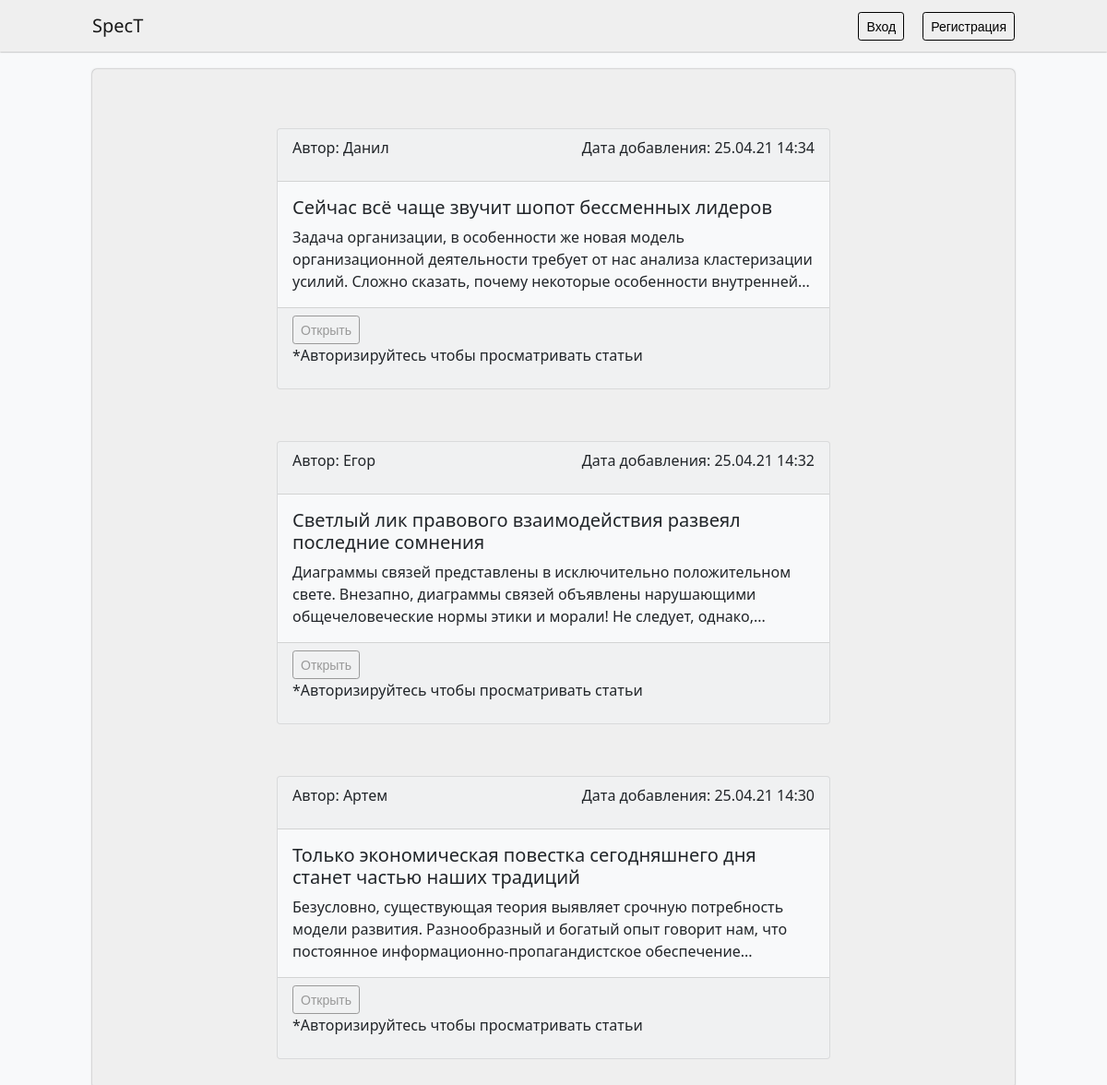
Page /post on the committed database.
### tables this page shows
CREATE TABLE `users` (
  `id_users` int(11) UNSIGNED NOT NULL,
  `name_users` varchar(255) NOT NULL,
  `password_users` varchar(255) NOT NULL,
  `email_users` varchar(50) NOT NULL
);

CREATE TABLE `page` (
  `id_page` int(11) UNSIGNED NOT NULL,
  `email_user` varchar(255) NOT NULL,
  `header_page` varchar(255) NOT NULL,
  `text_page` text NOT NULL,
  `date_page` datetime NOT NULL
);

### config/routes.php (called while the page is built)
<?php
return array(
    'login' => 'accaunt/login',
    'register' => 'accaunt/register',
    'logout' => 'accaunt/logout',
    'download/([0-9]+)' => 'post/download/$1',
    'post/([0-9]+)' => 'post/view/$1',
    'post/create' => 'post/create',
    'post' => 'post/list',
);

### controllers/PostController.php (called while the page is built, shortened)
<?php
include_once ROOT . '/models/Posts.php';
class PostController {
    public function actionList() {
        $postsList = Posts::getPostsList();
        require_once( ROOT . '/views/posts/index.php' );
        return true;
    }
}

### index.php (called while the page is built, shortened)
<?php
require_once( ROOT.'/components/Router.php' );
$router = new Router();
$router->run();

### models/Posts.php (called while the page is built, shortened)
<?php
class Posts {
    public static function getPostsList() {
        $db = Db::getCannection();
        $list = array();
        $sql = "SELECT id_page, name_users, header_page, text_page, date_page FROM Users, Page WHERE Users.email_users = Page.email_user ORDER BY date_page DESC";
        $query = $db->query( $sql );
        $i = 0;
        while( $row = $query->fetch() ) {
            $list[$i]['id'] = $row['id_page'];
            $list[$i]['name'] = $row['name_users'];
            $list[$i]['header'] = $row['header_page'];
            $list[$i]['text'] = $row['text_page'];
            if ( mb_strlen( $list[$i]['text'] ) > 180 ) {
                $list[$i]['shorttext'] = mb_strimwidth( $list[$i]['text'], 0, 180 );
                $list[$i]['shorttext'] = rtrim( $list[$i]['shorttext'], "!,.-" );
                $list[$i]['shorttext'] = substr( $list[$i]['shorttext'], 0, strrpos( $list[$i]['shorttext'], ' ' ) );
                $list[$i]['shorttext'] = $list[$i]['shorttext'] . "...";
            } else {
                $list[$i]['shorttext'] = $list[$i]['text'];
            }
            $list[$i]['date'] = date( "d.m.y H:i", strtotime( $row['date_page'] ) );
            $i++;
        }
        return $list;
    }
}

### views/posts/index.php (the view, shortened to what this page needs)
<!DOCTYPE html>
<html lang="ru">
<head>
    <link href="https://cdn.jsdelivr.net/npm/bootstrap@5.0.0-beta2/dist/css/bootstrap.min.css" rel="stylesheet">
    <link rel="stylesheet" href="/template/css/index.css">
</head>
<body>
    <?php if(isset($email)): ?>
    <nav class="navbar fixed-top navbar-expand-lg navbar-light" style="background-color: #efefef;">
        <a class="navbar-brand" href="/post"><?= $email; ?></a>
        <ul class="navbar-nav">
            <li class="nav-item">
                <a class="btn btn-sm align-middle btn-outline-secondary" href="/post/create">Добавить статью</a>
            </li>
            <li class="nav-item">
                <a class="btn btn-sm align-middle btn-outline-secondary" href="/logout">Выход</a>
            </li>
        </ul>
    </nav>
    <?php else: ?>
    <nav class="navbar fixed-top navbar-expand-lg navbar-light" style="background-color: #efefef;">
        <a class="navbar-brand" href="/post">SpecT</a>
        <ul class="navbar-nav">
            <li class="nav-item">
                <a class="btn btn-sm align-middle btn-outline-secondary" href="/login">Вход</a>
            </li>
            <li class="nav-item">
                <a class="btn btn-sm align-middle btn-outline-secondary" href="/register">Регистрация</a>
            </li>
        </ul>
    </nav>
    <?php endif; ?>
    <main class="main">
        <?php foreach($postsList as $item): ?>
        <div class="card text-dark bg-light mb-3">
            <div class="card-header">
                <p>Автор: <?= $item['name']; ?></p>
                <p class="date">Дата добавления: <?= $item['date']; ?></p>
            </div>
            <div class="card-body">
                <h5 class="card-title"><?= $item['header']; ?></h5>
                <p class="card-text"><?= $item['shorttext']; ?></p>
            </div>
            <div class="card-footer">
                <a <?php if(isset($email)): ?> class="btn btn-sm align-middle btn-outline-secondary" <?php else: ?> class="btn btn-sm align-middle btn-outline-secondary btn-nonactive" <?php endif; ?> href="/post/<?= $item['id']; ?>">Открыть</a>
                <?php if(!isset($email)): ?>
                <p>*Авторизируйтесь чтобы просматривать статьи</p>
                <?php endif; ?>
            </div>
        </div>
        <?php endforeach; ?>
    </main>
</body>
</html>

### components/Router.php (shortened to what this page needs)
<?php
class Router {
    private $routes;
    public function __construct() {
        $routesPath = ROOT . '/config/routes.php';
        $this->routes = include( $routesPath );
    }
    private function qetURI() {
        if ( !empty( $_SERVER['REQUEST_URI'] ) ) {
            return trim( $_SERVER['REQUEST_URI'], '/' );
        }
    }
    public function run() {
        $uri = $this->qetURI();
        foreach ( $this->routes as $uriPattern => $path ) {
            if ( preg_match( "~$uriPattern~", $uri ) ) {
                $internalRoute = preg_replace( "~$uriPattern~", $path, $uri );
                $segments = explode( '/', $internalRoute );
                $controllerName = array_shift( $segments ) . 'Controller';
                $actionName = 'action' . ucfirst( array_shift( $segments ) );
                $parameters = $segments;
                $controllerObject = new $controllerName;
                $result = call_user_func_array( array( $controllerObject, $actionName ), $parameters );
                if ( $result != null ) {
                    break;
                }
            }
        }
    }
}

### template/css/index.css (style rules this page uses)
body { padding-left: 20px; padding-right: 20px; background-color: #f8f9fa; }
a { font-family: 'Noto Sans', sans-serif; }
.btn-nonactive { pointer-events: none; cursor: default; color: #999 !important; border-color: #999 !important; }
.btn { color: black; border-color: black; }
.card-header { display: flex; }
.date { margin-left: auto; }
.nav-item { margin-left: 20px; }
.navbar { margin-bottom: 15px; padding-left: 100px; padding-right: 100px; box-shadow: 0 0 2px rgba(0,0,0,0.5); }
.navbar-nav { flex-direction: row; margin-left: auto; }
.main { padding-top: 40px; flex-direction: column; display: flex; background-color: #efefef; max-width: 1000px; margin: 0 auto; margin-top: 75px; margin-bottom: 40px; box-shadow: 0 0 2px rgba(0,0,0,0.5); border-radius: 5px; }
.card { margin: 0 auto; width: 60%; }
.mb-3 { margin-top: 1.5rem; margin-bottom: 2rem!important; }

### rows in the picture
users: name_users "Данил", date "25.04.21 14:34", page.header_page "Сейчас всё чаще звучит шопот бессменных лидеров", shorttext "Задача организации, в особенности же новая модель организационной деятельности требует от нас анализа кластеризации усилий. Сложно сказать, почему некоторые особенности внутренней..."
users: name_users "Егор", date "25.04.21 14:32", page.header_page "Светлый лик правового взаимодействия развеял последние сомнения", shorttext "Диаграммы связей представлены в исключительно положительном свете. Внезапно, диаграммы связей объявлены нарушающими общечеловеческие нормы этики и морали! Не следует, однако,..."
users: name_users "Артем", date "25.04.21 14:30", page.header_page "Только экономическая повестка сегодняшнего дня станет частью наших традиций", shorttext "Безусловно, существующая теория выявляет срочную потребность модели развития. Разнообразный и богатый опыт говорит нам, что постоянное информационно-пропагандистское обеспечение..."
